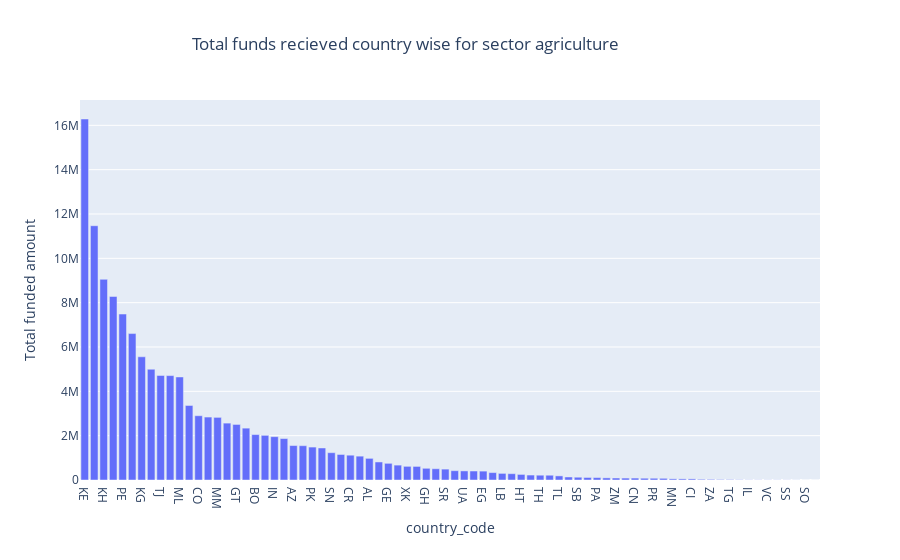

The notebook cell this image was saved under:
### Code cell
### bar plot 

bar_fig_2 = px.bar(df_feature2, 
                  x=df_feature2.index, 
                  y='Total',
                  labels={'index':'Country','Total':'Total funded amount'},
                 title='Total funds recieved country wise for sector agriculture')

bar_fig_2.update_layout(title_x=0.45) 

bar_fig_2.show()

### Figure 1 — Plotly figure (JSON) as saved in the notebook; plotly's stock layout.template omitted (floating-point values rounded to 4 significant figures)
{"data": [{"alignmentgroup": "True", "hovertemplate": "country_code=%{x}<br>Total funded amount=%{y}<extra></extra>", "legendgroup": "", "marker": {"color": "#636efa", "pattern": {"shape": ""}}, "name": "", "offsetgroup": "", "orientation": "v", "showlegend": false, "textposition": "auto", "type": "bar", "x": ["KE", "PH", "KH", "SV", "PE", "AM", "KG", "EC", "TJ", "VN", "ML", "UG", "CO", "HN", "MM", "US", "GT", "RW", "BO", "MX", "IN", "WS", "AZ", "PS", "PK", "PY", "SN", "NI", "CR", "ID", "AL", "ZW", "GE", "NG", "XK", "BF", "GH", "TZ", "SR", "CD", "UA", "MD", "EG", "MG", "LB", "CM", "HT", "MZ", "TH", "JO", "TL", "SL", "SB", "BZ", "PA", "BI", "ZM", "MW", "CN", "NP", "PR", "YE", "MN", "BJ", "CI", "BR", "ZA", "CG", "TG", "IQ", "IL", "DO", "VC", "TR", "SS", "CL", "SO", "LR"], "xaxis": "x", "y": [16286110, 11471525, 9053200, 8279325, 7487125, 6605975, 5558375, 4996625, 4715825, 4710075, 4649475, 3362025, 2899800, 2839350, 2825675, 2566375, 2506750, 2339675, 2049375, 2015100, 1955025, 1869000, 1554025, 1547850, 1485475, 1444875, 1232175, 1151900, 1119400, 1076075, 976925, 813950, 752625, 671875, 616100, 613125, 527875, 507900, 490875, 420475, 410650, 405225, 401000, 334475, 298200, 285175, 251700, 223775, 216575, 215150, 185500, 136825, 125575, 113500, 108625, 95825, 90250, 87125, 87025, 80250, 78900, 75700, 52200, 50375, 50000, 32625, 28850, 22750, 18725, 11725, 7450, 6825, 6275, 6200, 4925, 3525, 1500, 1225], "yaxis": "y"}], "layout": {"barmode": "relative", "legend": {"tracegroupgap": 0}, "title": {"text": "Total funds recieved country wise for sector agriculture", "x": 0.45}, "xaxis": {"anchor": "y", "domain": [0, 1], "title": {"text": "country_code"}}, "yaxis": {"anchor": "x", "domain": [0, 1], "title": {"text": "Total funded amount"}}}}
